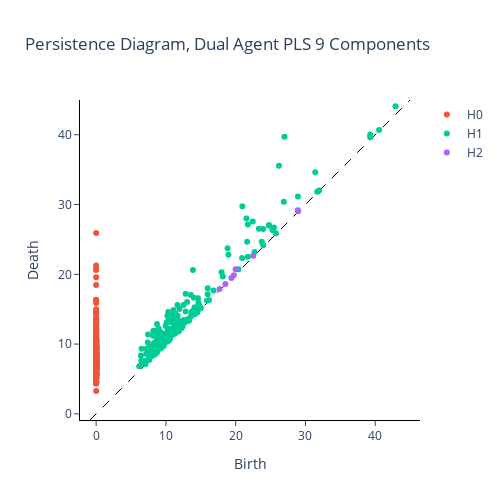

Notebook code cell kept with this figure:
### Code cell
diagrams_pls = compute_persistence_diagrams(
    [pls_transformed_X[9]], homology_dimensions=(0, 1, 2)
)

fig = plot_diagram(diagrams_pls[0])

fig.update_layout(title="Persistence Diagram, Dual Agent PLS 9 Components")

### Figure 1 — Plotly figure (JSON) as saved in the notebook; plotly's stock layout.template omitted (floating-point values rounded to 4 significant figures; data arrays with more than 128 entries replaced by an {"elided": "..."} marker saying what was removed)
{"data": [{"hoverinfo": "none", "line": {"color": "black", "dash": "dash", "width": 1}, "mode": "lines", "showlegend": false, "type": "scatter", "x": [-0.882, 44.98], "y": [-0.882, 44.98]}, {"hoverinfo": "text", "hovertext": {"elided": "399 str values"}, "mode": "markers", "name": "H0", "type": "scatter", "x": {"elided": "399 int values"}, "y": {"elided": "399 float values"}}, {"hoverinfo": "text", "hovertext": {"elided": "202 str values"}, "mode": "markers", "name": "H1", "type": "scatter", "x": {"elided": "202 float values"}, "y": {"elided": "202 float values"}}, {"hoverinfo": "text", "hovertext": ["(28.94953727722168, 29.039514541625977)", "(28.897920608520508, 29.195323944091797)", "(22.5244140625, 22.66320037841797)", "(19.98320198059082, 20.721189498901367)", "(19.726993560791016, 19.854446411132812)", "(19.395761489868164, 19.483991622924805)", "(18.516679763793945, 18.61058807373047)", "(17.674175262451172, 17.89381217956543)"], "mode": "markers", "name": "H2", "type": "scatter", "x": [28.95, 28.9, 22.52, 19.98, 19.73, 19.4, 18.52, 17.67], "y": [29.04, 29.2, 22.66, 20.72, 19.85, 19.48, 18.61, 17.89]}, {"hoverinfo": "text", "hovertext": [], "mode": "markers", "name": "H3", "type": "scatter", "x": [], "y": []}], "layout": {"height": 500, "plot_bgcolor": "white", "title": {"text": "Persistence Diagram, Dual Agent PLS 9 Components"}, "width": 500, "xaxis": {"autorange": false, "exponentformat": "e", "linecolor": "black", "linewidth": 1, "mirror": false, "range": [-0.882, 44.98], "showexponent": "all", "showline": true, "side": "bottom", "ticks": "outside", "title": {"text": "Birth"}, "type": "linear", "zeroline": true}, "yaxis": {"autorange": false, "exponentformat": "e", "linecolor": "black", "linewidth": 1, "mirror": false, "range": [-0.882, 44.98], "scaleanchor": "x", "scaleratio": 1, "showexponent": "all", "showline": true, "side": "left", "ticks": "outside", "title": {"text": "Death"}, "type": "linear", "zeroline": true}}}
